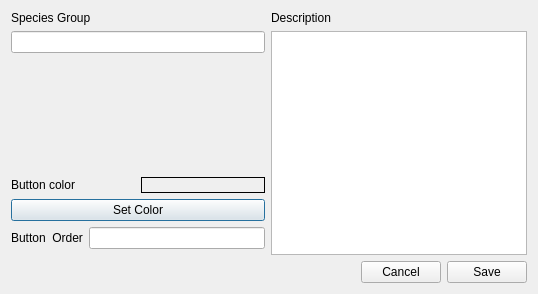
<?xml version="1.0" encoding="UTF-8"?>
<ui version="4.0">
 <class>insertSpcDlg</class>
 <widget class="QDialog" name="insertSpcDlg">
  <property name="geometry">
   <rect>
    <x>0</x>
    <y>0</y>
    <width>538</width>
    <height>294</height>
   </rect>
  </property>
  <property name="windowTitle">
   <string>Insert species group</string>
  </property>
  <layout class="QVBoxLayout" name="verticalLayout_3">
   <item>
    <layout class="QHBoxLayout" name="horizontalLayout">
     <item>
      <layout class="QVBoxLayout" name="verticalLayout">
       <item>
        <widget class="QLabel" name="label">
         <property name="text">
          <string>Species Group</string>
         </property>
        </widget>
       </item>
       <item>
        <widget class="QLineEdit" name="speciesEdit"/>
       </item>
       <item>
        <spacer name="verticalSpacer">
         <property name="orientation">
          <enum>Qt::Vertical</enum>
         </property>
         <property name="sizeHint" stdset="0">
          <size>
           <width>20</width>
           <height>40</height>
          </size>
         </property>
        </spacer>
       </item>
       <item>
        <layout class="QHBoxLayout" name="horizontalLayout_3">
         <property name="bottomMargin">
          <number>0</number>
         </property>
         <item>
          <widget class="QLabel" name="label_3">
           <property name="text">
            <string>Button color</string>
           </property>
          </widget>
         </item>
         <item>
          <widget class="QLabel" name="btnColLabel">
           <property name="frameShape">
            <enum>QFrame::Box</enum>
           </property>
           <property name="text">
            <string/>
           </property>
          </widget>
         </item>
        </layout>
       </item>
       <item>
        <widget class="QPushButton" name="setColorBtn">
         <property name="text">
          <string>Set Color</string>
         </property>
        </widget>
       </item>
       <item>
        <layout class="QHBoxLayout" name="horizontalLayout_4">
         <property name="rightMargin">
          <number>0</number>
         </property>
         <property name="bottomMargin">
          <number>6</number>
         </property>
         <item>
          <widget class="QLabel" name="label_4">
           <property name="text">
            <string>Button  Order</string>
           </property>
          </widget>
         </item>
         <item>
          <widget class="QLineEdit" name="sortEdit"/>
         </item>
        </layout>
       </item>
      </layout>
     </item>
     <item>
      <layout class="QVBoxLayout" name="verticalLayout_2">
       <property name="rightMargin">
        <number>0</number>
       </property>
       <item>
        <widget class="QLabel" name="label_2">
         <property name="text">
          <string>Description</string>
         </property>
        </widget>
       </item>
       <item>
        <widget class="QTextEdit" name="descEdit"/>
       </item>
      </layout>
     </item>
    </layout>
   </item>
   <item>
    <layout class="QHBoxLayout" name="horizontalLayout_2">
     <property name="bottomMargin">
      <number>0</number>
     </property>
     <item>
      <spacer name="horizontalSpacer">
       <property name="orientation">
        <enum>Qt::Horizontal</enum>
       </property>
       <property name="sizeHint" stdset="0">
        <size>
         <width>40</width>
         <height>20</height>
        </size>
       </property>
      </spacer>
     </item>
     <item>
      <widget class="QPushButton" name="cancelBtn">
       <property name="text">
        <string>Cancel</string>
       </property>
      </widget>
     </item>
     <item>
      <widget class="QPushButton" name="saveBtn">
       <property name="text">
        <string>Save</string>
       </property>
      </widget>
     </item>
    </layout>
   </item>
  </layout>
 </widget>
 <resources/>
 <connections/>
</ui>
